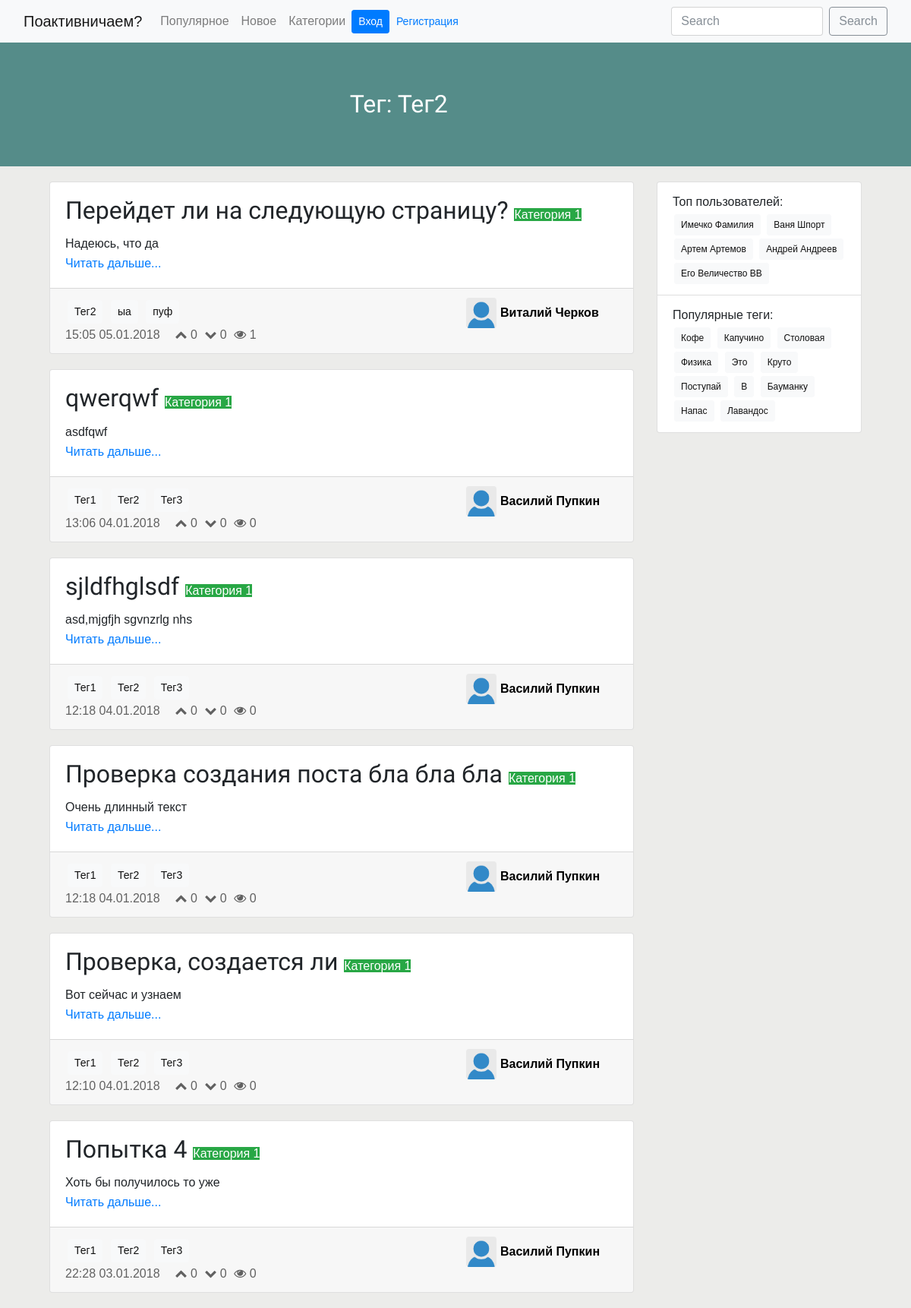
The app's page /tag/8/, older data.
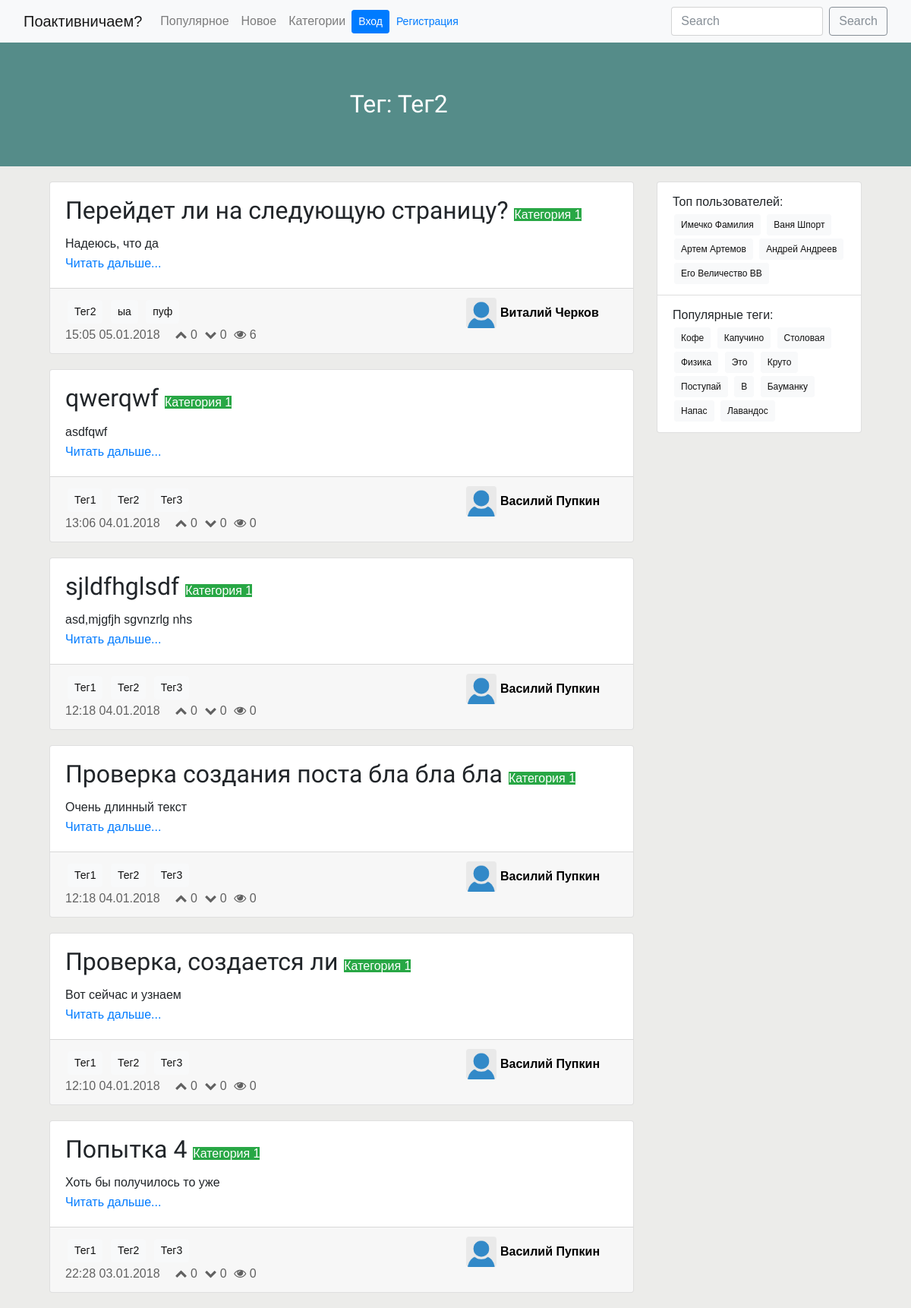
The same page, newer data.
### post/models.py (models this page shows, shortened)
class Post(models.Model):
    class Meta:
        ordering = ['-pub_date']
    title = models.CharField(max_length=250)
    text = models.TextField()
    pub_date = models.DateTimeField(auto_now_add=True)
    likes = models.IntegerField(default=0)
    dislikes = models.IntegerField(default=0)
    views = models.IntegerField(default=0)
    category = models.ForeignKey(Category, on_delete=models.CASCADE)
    tag = models.ManyToManyField(Tag)
    author = models.ForeignKey(UserProfile, on_delete=models.CASCADE, blank=True)
    deleted = models.BooleanField(default=False)
    edited = models.BooleanField(default=False)
    posts = PostManager()
    def get_absolute_url(self):
        return reverse('post:detail', kwargs={'pk': self.pk})

### category/models.py (models this page shows, shortened)
class Category(models.Model):
    label = models.CharField(unique=True, max_length=30)
    description = models.TextField()

### userprofile/models.py (models this page shows, shortened)
class UserProfile(models.Model):
    user = models.OneToOneField(User, on_delete=models.CASCADE)
    rating = models.IntegerField(default=0)
    about = models.TextField(blank=True)
    def get_absolute_url(self):
        return reverse('userprofile:userpage', kwargs={'pk': self.pk})

### tag/views.py (the view)
# urls.py: url(r'^(?P<pk>\d+)/', PostsByTag.as_view(), name='posts-by-tag'),
class PostsByTag(SingleObjectMixin, ListView):
    model = Tag
    template_name = "tag/posts-by-tag.html"
    paginate_by = 10
    def get(self, request, *args, **kwargs):
        self.object = self.get_object(queryset=Tag.objects.all())
        return super(PostsByTag, self).get(request, *args, **kwargs)
    def get_context_data(self, **kwargs):
        context = super(PostsByTag, self).get_context_data(**kwargs)
        context['pag_options'] = ListPost.set_paginator_options(context)
        context['tag_label'] = self.object.label
        return context
    def get_queryset(self):
        return Post.posts.get_queryset_by_tag(self.object.pk)

### bauchange/context.py (called while the page is built)
def current_userprofile(request):
    if hasattr(request, 'user') and request.user.is_authenticated():
        try:
            userprofile = UserProfile.objects.get(user=request.user)
        except:
            userprofile = None
    else:
        userprofile = None
    return {
        'context_userprofile': userprofile
    }

def menu_buttons(request):
    buttons = [
        {
            'label': _('Популярное'),
            'url': reverse_lazy('post:list')
        },
        {
            'label': _('Новое'),
            'url': reverse_lazy('post:list')
        },
        {
            'label': _('Категории'),
            'url': reverse_lazy('category:all-categories')
        },
    ]
    return {
        'context_menu_buttons': buttons
    }

### post/models.py (called while the page is built)
    def get_queryset(self):
        return super(PostManager, self).get_queryset()

    def get_queryset_by_tag(self, tag):
        return self.get_queryset().filter(tag=tag)

### tag/templates/tag/posts-by-tag.html
{% include "post/all-posts.html" with page_title="Тег: "|add:tag_label page_description=" " posts_list=object_list %}

### post/templates/post/list-includes/short-post-body.html
<div class="card-body">
    <h2 class="card-title">
        {{ post.title }}
        <a href="{% url 'category:posts-by-category' pk=post.category.id %}">
            <span class="post-category-mini badge-success">
                {{ post.category.label }}
            </span>
        </a>
    </h2>
    <p class="card-text">
        {{ post.text|truncatewords:80 }}
    </p>
    <a href="{{ post.get_absolute_url }}" class="card-link">Читать дальше...</a>
</div>

### post/templates/post/list-includes/short-post-footer.html
<div class="card-footer">
    <div class="row">
        <div class="post-info meta col">
            {% include "post/list-includes/short-post-tags.html" with tags=post.tag %}
            <div class="post-statistics-mini card-text">
                <span class="pub-date-mini float-left">{{ post.pub_date|date:"H:i d.m.Y" }}</span>
                <ul class="list-inline">
                    <li class="list-inline-item"><i class="fa fa-chevron-up" aria-hidden="true"></i> {{ post.likes }}</li>
                    <li class="list-inline-item"><i class="fa fa-chevron-down" aria-hidden="true"></i> {{ post.dislikes }}</li>
                    <li class="list-inline-item"><i class="fa fa-eye" aria-hidden="true"></i> {{ post.views }}</li>
                </ul>
            </div>
        </div>
        <a class="author-info-mini col-md-auto col-sm-auto row float-right" href="{{ post.author.get_absolute_url }}">
            <img src="/upload/img/user_empty.png" class="author-photo-mini rounded float-left">
            <h4 class="author-name-mini">{{ post.author.user.first_name}} {{ post.author.user.last_name}}</h4>
        </a>
    </div>
</div>

Row changes from the older to the newer data that the page shows:
changed Post "Перейдет ли на следующую страницу?": views "1" → "6"
